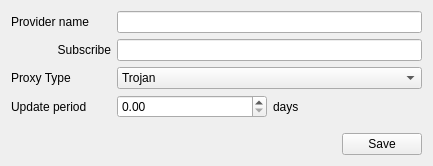
<?xml version="1.0" encoding="UTF-8"?>
<ui version="4.0">
 <class>ProviderEditorWidget</class>
 <widget class="QWidget" name="ProviderEditorWidget">
  <property name="geometry">
   <rect>
    <x>0</x>
    <y>0</y>
    <width>433</width>
    <height>166</height>
   </rect>
  </property>
  <property name="windowTitle">
   <string>ProviderEditorWidget</string>
  </property>
  <layout class="QVBoxLayout" name="verticalLayout_2">
   <item>
    <layout class="QVBoxLayout" name="verticalLayout">
     <item>
      <layout class="QFormLayout" name="formLayout">
       <item row="0" column="0">
        <widget class="QLabel" name="label">
         <property name="text">
          <string>Provider name</string>
         </property>
        </widget>
       </item>
       <item row="0" column="1">
        <widget class="QLineEdit" name="providerNameInput"/>
       </item>
       <item row="1" column="0">
        <widget class="QLabel" name="label_2">
         <property name="minimumSize">
          <size>
           <width>100</width>
           <height>0</height>
          </size>
         </property>
         <property name="maximumSize">
          <size>
           <width>100</width>
           <height>16777215</height>
          </size>
         </property>
         <property name="text">
          <string>Subscribe</string>
         </property>
         <property name="alignment">
          <set>Qt::AlignRight|Qt::AlignTrailing|Qt::AlignVCenter</set>
         </property>
        </widget>
       </item>
       <item row="1" column="1">
        <widget class="QLineEdit" name="subscribeInput"/>
       </item>
       <item row="2" column="0">
        <widget class="QLabel" name="label_3">
         <property name="text">
          <string>Proxy Type</string>
         </property>
        </widget>
       </item>
       <item row="2" column="1">
        <widget class="QComboBox" name="proxyTypeInput">
         <item>
          <property name="text">
           <string>Trojan</string>
          </property>
         </item>
        </widget>
       </item>
       <item row="3" column="0">
        <widget class="QLabel" name="label_4">
         <property name="text">
          <string>Update period</string>
         </property>
        </widget>
       </item>
       <item row="3" column="1">
        <layout class="QHBoxLayout" name="horizontalLayout">
         <item>
          <widget class="QDoubleSpinBox" name="updatePeriodInput">
           <property name="minimumSize">
            <size>
             <width>71</width>
             <height>19</height>
            </size>
           </property>
          </widget>
         </item>
         <item>
          <widget class="QLabel" name="label_5">
           <property name="text">
            <string>days</string>
           </property>
          </widget>
         </item>
        </layout>
       </item>
      </layout>
     </item>
     <item>
      <layout class="QHBoxLayout" name="horizontalLayout_2">
       <item>
        <spacer name="horizontalSpacer">
         <property name="orientation">
          <enum>Qt::Horizontal</enum>
         </property>
         <property name="sizeHint" stdset="0">
          <size>
           <width>40</width>
           <height>20</height>
          </size>
         </property>
        </spacer>
       </item>
       <item>
        <widget class="QPushButton" name="saveBtn">
         <property name="text">
          <string>Save</string>
         </property>
        </widget>
       </item>
      </layout>
     </item>
    </layout>
   </item>
  </layout>
 </widget>
 <resources/>
 <connections/>
</ui>
